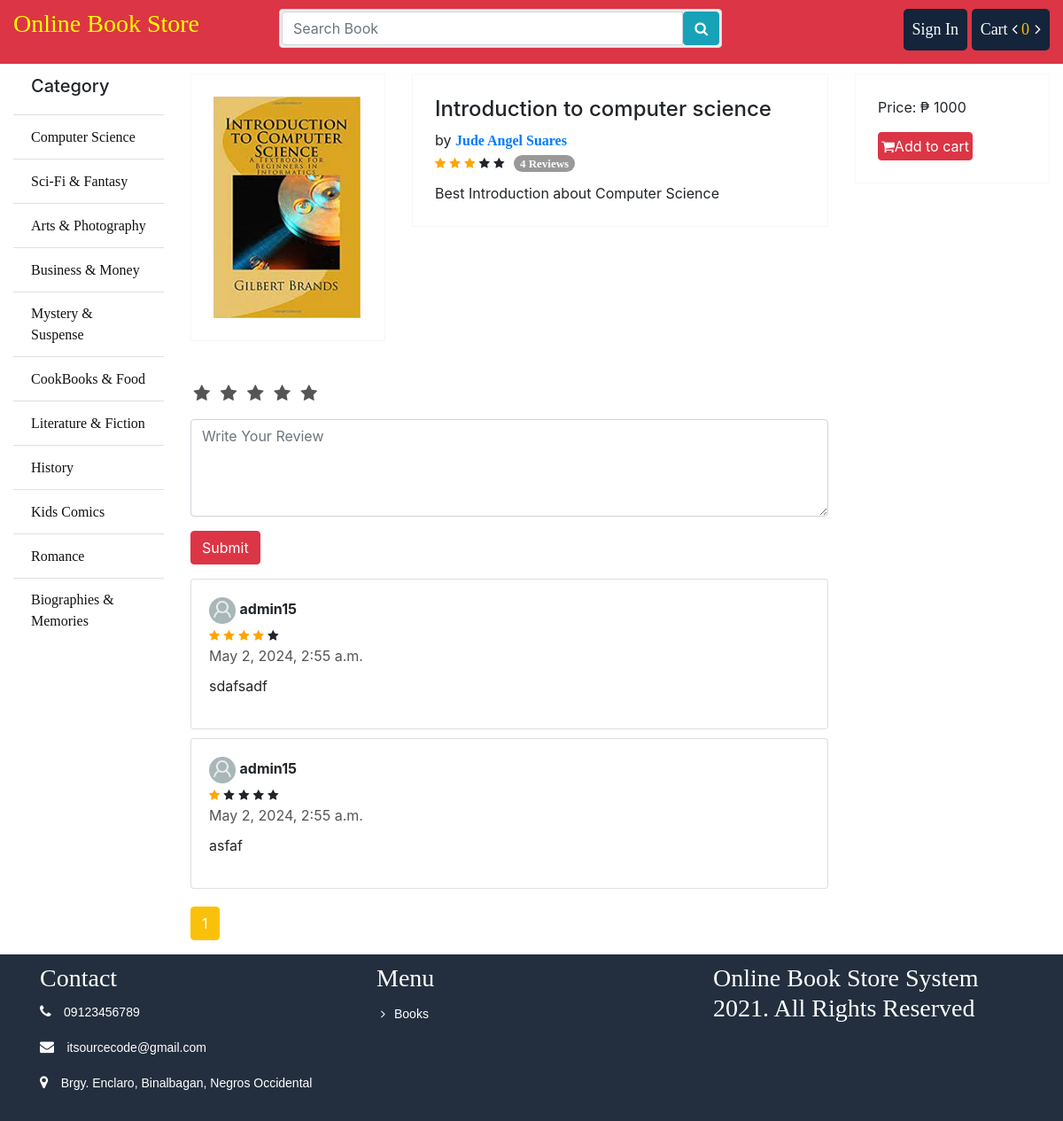
The app's page /book/13 with its own data.
### store/models.py (models this page shows, shortened)
class Category(models.Model):
	name = models.CharField(max_length = 100)
	slug = models.SlugField(max_length = 150, unique=True ,db_index=True)
	icon = models.FileField(upload_to = "category/")
	create_at = models.DateTimeField(auto_now_add = True)
	updated_at = models.DateTimeField(auto_now_add = True)

class Book(models.Model):
	writer = models.ForeignKey(Writer, on_delete = models.CASCADE)
	category = models.ForeignKey(Category, on_delete = models.CASCADE)
	name = models.CharField(max_length = 100)
	slug = models.SlugField(max_length=100, db_index=True)
	price = models.IntegerField()
	stock = models.IntegerField()
	coverpage = models.FileField(upload_to = "coverpage/")
	bookpage = models.FileField(upload_to = "bookpage/")
	created = models.DateTimeField(auto_now_add=True)
	updated = models.DateTimeField(auto_now=True)
	totalreview = models.IntegerField(default=1)
	totalrating = models.IntegerField(default=5)
	status = models.IntegerField(default=0)
	description = models.TextField()

class Writer(models.Model):
	name = models.CharField(max_length = 100)
	slug = models.SlugField(max_length=150, unique=True ,db_index=True)
	bio = models.TextField()
	pic = models.FileField(upload_to = "writer/")
	create_at = models.DateTimeField(auto_now_add = True)
	updated_at = models.DateTimeField(auto_now_add = True)
	def __str__(self):
		return self.name

class Review(models.Model):
	customer = models.ForeignKey(User, on_delete = models.CASCADE)
	book = models.ForeignKey(Book, on_delete = models.CASCADE)
	review_star = models.IntegerField()
	review_text = models.TextField()
	created = models.DateTimeField(auto_now_add=True)

### store/views.py (the view, shortened to what this page needs)
# urls.py: path('book/<int:id>', views.get_book, name="book"),
def get_book(request, id):
    form = ReviewForm(request.POST or None)
    book = get_object_or_404(Book, id=id)
    rbooks = Book.objects.filter(category_id=book.category.id)
    r_review = Review.objects.filter(book_id=id).order_by('-created')
    paginator = Paginator(r_review, 4)
    page = request.GET.get('page')
    rreview = paginator.get_page(page)
    context = {
        "book":book,
        "rbooks": rbooks,
        "form": form,
        "rreview": rreview
    }
    return render(request, "store/book.html", context)

### store/forms.py
class ReviewForm(forms.ModelForm):
    review_star = forms.IntegerField(widget=forms.HiddenInput(), initial=1)
    review_text = forms.CharField(widget=forms.Textarea(attrs={'rows': 4, 'placeholder': 'Write Your Review'}))
    class Meta:
        model = Review
        fields = [
            'review_star',
            'review_text'
        ]
    def __init__(self, *args, **kwargs):
        super(ReviewForm, self).__init__(*args, **kwargs)
        self.helper = FormHelper()
        self.helper.form_show_labels = False

### cart/cart.py (called while the page is built)
    def __len__(self):
        return sum(item['quantity'] for item in self.cart.values())

### store/context_processors.py (called while the page is built)
def sidebar(request):
	categories = Category.objects.all()
	context = {
		"cat":categories
	}
	return context

def cart(request):
	cart = Cart(request)
	context = {
		"cart": cart
	}
	return context

### store/templates/store/book.html (shortened to what this page needs)
{% extends 'store/base.html' %}
{% load static %}
{% load crispy_forms_tags %}
{% load customfunction %}
{% block container %}
			<div class="row">
				<div class="col-sm-12">
					<div class="row">
						<div class="col-sm-3">
							<div class="grid-item">
								<div class="view-details" style="cursor:pointer">
									<img id="product_image" class="lookInsideImg" src="{{ book.coverpage.url }}">
								</div>
							</div>
						</div>
						<div class="col-sm-6">
							<div class="product-information">
								<h4>{{ book.name }}</h4>
								<p style="margin: 0px">by <a style="font-weight:bold" href="{% url 'store:writer' id=book.writer.id %}">{{ book.writer }}</a></p>
								<div class='rating'>
									{{ book.totalrating|averagerating:book.totalreview }}
									<a href='#getreview'><span class='totalrating'>{{ book.totalreview|add:-1 }} Reviews</span></a>
								</div>
								<article class="text-justify" style="margin-top:10px;">
									{{ book.description }}
								</article>
							</div>
						</div>
						<div class="col-sm-3">
							<div class="pricebox">
								<p>Price: ₱<span> {{ book.price }}</span></p>
								<button class="btn btn-danger" id="addTocart" data-book-id="{{ book.id }}">
									<i class="fa fa-shopping-cart""></i>Add to cart
								</button>
							</div>
						</div>
					</div>
				</div>
			    <div class="col-sm-9 mt-5" id="getreview">
					<div class="rating-stars text-left">
						<ul id="stars">
						  <li id="azaa" class="star" data-value="1"> <i class="fa fa-star fa-fw"></i> </li>
						  <li id="azbb" class="star" data-value="2"> <i class="fa fa-star fa-fw"></i> </li>
						  <li id="azcc" class="star" data-value="3"> <i class="fa fa-star fa-fw"></i> </li>
						  <li id="azdd" class="star" data-value="4"> <i class="fa fa-star fa-fw"></i> </li>
						  <li id="azee" class="star" data-value="5"> <i class="fa fa-star fa-fw"></i> </li>
						</ul>
					</div>
				   <form action="" method="POST" class="needs-validation" novalidate="">
						<div class="form-group">
							{{ form.review_text|as_crispy_field }}
						</div>
						<div class="form-group">
							<button class="btn btn-danger" type="submit" style="color: #fff">Submit </button>
						</div>
				   </form>
					{% for lreview in rreview %}
					<div class="card">
						<div class="card-body">
							<img src="{% static 'images/profile.png' %}"/>
							<b> {{ lreview.customer }} </b>
							<div class='rating'>
								{{ lreview.review_star|averagerating:1 }}
							</div>
							<div class="given_review_date">
								<span style="color:#555;"> {{ lreview.created }}</span>
							</div>
							<p style="margin-top: 10px"> {{ lreview.review_text }} </p>
						 </div>
					</div>
					{% endfor %}
					<div class="d-pagination">
					    <ul class="pagination">
						{% for ord in rreview.paginator.page_range %}
							{% if rreview.number == ord %}
								<li class="page-item active">
									<span class="page-link">{{ ord }}
									</span>
								</li>
							{% elif ord > rreview.number|add:'-3' and ord < rreview.number|add:'3' %}
								<li class="page-item">
									<a class="page-link" href="?page={{ ord }}">{{ ord }}</a>
								</li>
							{% endif %}
						{% endfor %}
					    </ul>
					</div>
				</div>
			</div>
{% endblock %}

### store/templates/store/bin/sidebar.html
			<ul class="list-group list-group-flush">
				<li class="list-group-item"><h5>Category</h5></li>
				{% for p in cat %}
				<li class="list-group-item"><a href="{% url 'store:category' id=p.id %}">{{p.name}}</a></li>
				{% endfor %}
			</ul>

### store/static/css/style.css (style rules this page uses)
.titleheader > h3, a { font-family: "Times New Roman", Times, serif; display: inline-block; }
.totalrating { display: inline-block; min-width: 10px; padding: 3px 7px; font-weight: bold; line-height: 1; color: #fff; text-align: center; white-space: nowrap; background-color: #999; border-radius: 10px; margin-left: 6px; }
.rating span { font-size: 13px; }
.checked { color: orange; }
ul li { list-style: none; }
.list-group li a { color: #111; }
.card { margin-top: 10px; }
.page-link { color: #111!important; }
.page-item.active .page-link { z-index: 1; color: #fff!important; background-color: #fac10a!important; border-color: #ffc107!important; }
.book-wrapper .btn, .pricebox .btn { padding: 3px }
.view-details { position: relative; border: 1px solid #F7F7F0; padding:25px; overflow: hidden; margin-top: 10px; }
.view-details img { max-height: 250px; transition: all 0.3s ease-in-out; }
.product-information, .pricebox { border: 1px solid #F7F7F0; padding:25px; margin-top: 10px; }
.rating-stars ul, .review-stars ul { list-style-type:none; padding:0; -moz-user-select:none; -webkit-user-select:none; }
.rating-stars ul > li.star { display:inline-block; }
.rating-stars ul > li.star > i.fa { color:#555; }
.rating-stars ul > li.star > i.fa { font-size:20px; }
.card-body img { max-width: 30px; }
.d-pagination { margin-top: 20px; }

### records on screen
Category: name "Computer Science"
Category: name "Sci-Fi & Fantasy"
Category: name "Arts & Photography"
Category: name "Business & Money"
Category: name "Mystery & Suspense"
Category: name "CookBooks & Food"
Category: name "Literature & Fiction"
Category: name "History"
Category: name "Kids Comics"
Category: name "Romance"
Category: name "Biographies & Memories"
Book: coverpage (picture), name "Introduction to computer science", writer "Jude Angel Suares", totalreview|add "4", description "Best Introduction about Computer Science", price "1000"
Review: customer "admin15", review_star 4 (drawn), created "May 2, 2024, 2:55 a.m.", review_text "sdafsadf"
Review: customer "admin15", review_star 1 (drawn), created "May 2, 2024, 2:55 a.m.", review_text "asfaf"

### other values on screen
{{ cart|length }} "0"
{{ ord }} "1"
